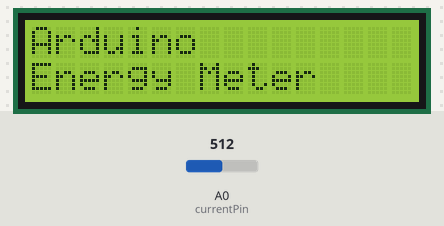
The sketch below on a simulated Arduino Uno, built with avr-gcc and run on an emulated ATmega328P. On the bench: 16×2 character LCD. The inputs (shaded band) are chosen by the test bench; at power-on: A0 (currentPin) = 512.

Above: at 1.2 s.
1.3 s: A0 (currentPin) set to 716
At 3.2 s:
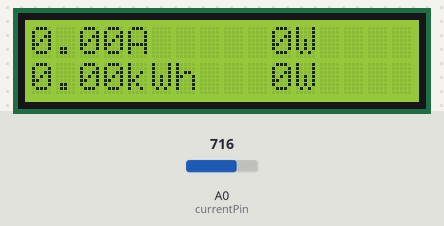
At 4.6 s:
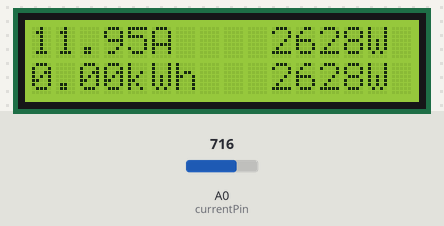
Timing chart, 0 to 6.1 s (numbered marks = the images above; inputs shaded):
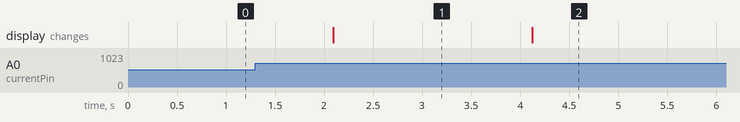

Measured:
- after the input at 1.3 s, the display: first differs from a run without the input after 2.8 s (image 2)
- what the display in image 1 shows lasts 2.0 s, from 2.1 s to 4.1 s

The sketch:

EnergyMeter_Final_1.ino
```cpp
//Michael Klements
//The DIY Life
//26 February 2017

#include <LiquidCrystal.h>

int currentPin = A0;              //Assign CT input to pin 1
double kilos = 0;
int peakPower = 0;
unsigned long startMillis;
unsigned long endMillis;
LiquidCrystal lcd(12, 11, 10, 9, 8, 6, 5, 4, 3, 2);  //Assign LCD screen pins, as per LCD shield requirements

void setup()
{
  lcd.begin(16,2);              // columns, rows.  use 16,2 for a 16x2 LCD, etc.
  lcd.clear();
  lcd.setCursor(0,0);           // set cursor to column 0, row 0 (the first row)
  lcd.print("Arduino");
  lcd.setCursor(0,1);           // set cursor to column 0, row 1 (the second row)
  lcd.print("Energy Meter");
  startMillis = millis();
}

void loop()
{
  int current = 0;
  int maxCurrent = 0;
  int minCurrent = 1000;
  for (int i=0 ; i<=200 ; i++)  //Monitors and logs the current input for 200 cycles to determine max and min current
  {
    current = analogRead(currentPin);    //Reads current input and records maximum and minimum current
    if(current >= maxCurrent)
      maxCurrent = current;
    else if(current <= minCurrent)
      minCurrent = current;
  }
  if (maxCurrent <= 517)
  {
    maxCurrent = 516;
  }
  double RMSCurrent = ((maxCurrent - 516)*0.707)/11.8337;    //Calculates RMS current based on maximum value
  int RMSPower = 220*RMSCurrent;    //Calculates RMS Power Assuming Voltage 220VAC, change to 110VAC accordingly
  if (RMSPower > peakPower)
  {
    peakPower = RMSPower;
  }
  endMillis = millis();
  unsigned long time = endMillis - startMillis;
  kilos = kilos + (RMSPower * (time/60/60/1000000));    //Calculate kilowatt hours used
  startMillis = millis();
  delay (2000);
  lcd.clear();
  lcd.setCursor(0,0);           // Displays all current data
  lcd.print(RMSCurrent);
  lcd.print("A");
  lcd.setCursor(10,0);
  lcd.print(RMSPower);
  lcd.print("W");
  lcd.setCursor(0,1);
  lcd.print(kilos);
  lcd.print("kWh");
  lcd.setCursor(10,1);
  lcd.print(peakPower);
  lcd.print("W");
}
```
